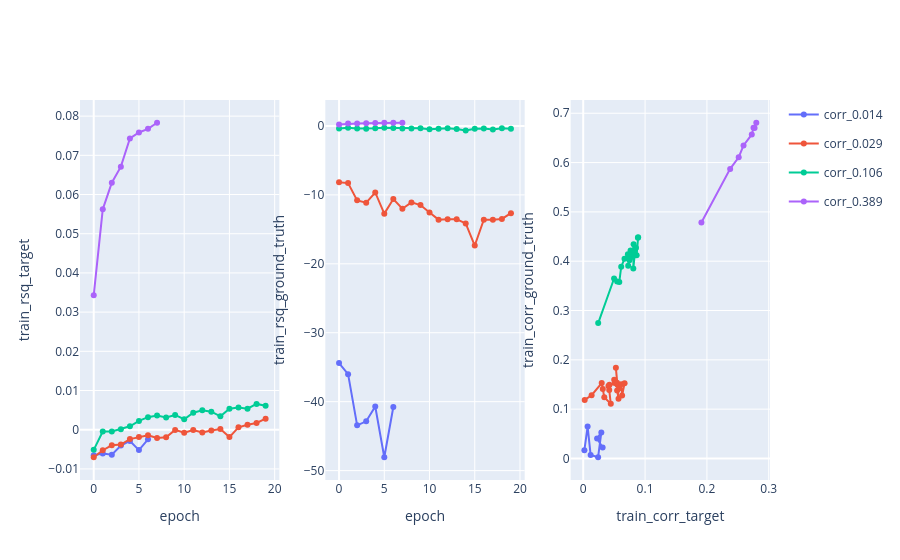

Notebook source saved alongside this figure:
### Markdown cell above
### Best-epoch summaries

One point per study at the epoch that maximizes (for corr) or minimizes (for mse) the y-axis metric.

### Code cell
epoch_axis = pl.col("epoch").alias("epoch")

analysis.xy_plots([
    (
        epoch_axis,
        rsq_expr(split="train", y="target"),
        None,
    ),
    (
        epoch_axis,
        rsq_expr(split="train", y="ground_truth"),
        None,
    ),
    (
        corr_expr(split="train", y="target"),
        corr_expr(split="train", y="ground_truth"),
        None,
    ),
])

### Figure 1 — Plotly figure (JSON) as saved in the notebook; plotly's stock layout.template omitted (floating-point values rounded to 4 significant figures)
{"data": [{"customdata": [[0.014, 0], [0.014, 1], [0.014, 2], [0.014, 3], [0.014, 4], [0.014, 5], [0.014, 6]], "hovertemplate": "epoch: %{x}<br>train_rsq_target: %{y}<br>dataset corr: %{customdata[0]}<br>epoch: %{customdata[1]}<extra>%{fullData.name}</extra>", "legendgroup": "corr_0.014", "line": {"color": "#636EFA"}, "marker": {"color": "#636EFA"}, "mode": "lines+markers", "name": "corr_0.014", "showlegend": true, "type": "scatter", "x": [0, 1, 2, 3, 4, 5, 6], "xaxis": "x", "y": [-0.006511, -0.006043, -0.00636, -0.004028, -0.002867, -0.005194, -0.002445], "yaxis": "y"}, {"customdata": [[0.029, 0], [0.029, 1], [0.029, 2], [0.029, 3], [0.029, 4], [0.029, 5], [0.029, 6], [0.029, 7], [0.029, 8], [0.029, 9], [0.029, 10], [0.029, 11], [0.029, 12], [0.029, 13], [0.029, 14], [0.029, 15], [0.029, 16], [0.029, 17], [0.029, 18], [0.029, 19]], "hovertemplate": "epoch: %{x}<br>train_rsq_target: %{y}<br>dataset corr: %{customdata[0]}<br>epoch: %{customdata[1]}<extra>%{fullData.name}</extra>", "legendgroup": "corr_0.029", "line": {"color": "#EF553B"}, "marker": {"color": "#EF553B"}, "mode": "lines+markers", "name": "corr_0.029", "showlegend": true, "type": "scatter", "x": [0, 1, 2, 3, 4, 5, 6, 7, 8, 9, 10, 11, 12, 13, 14, 15, 16, 17, 18, 19], "xaxis": "x", "y": [-0.007024, -0.005233, -0.003972, -0.003784, -0.002388, -0.001852, -0.001409, -0.002091, -0.001931, -5.053e-05, -0.000774, -5.391e-05, -0.0007162, -0.000207, 0.0001929, -0.001873, 0.0005985, 0.001249, 0.001722, 0.002826], "yaxis": "y"}, {"customdata": [[0.106, 0], [0.106, 1], [0.106, 2], [0.106, 3], [0.106, 4], [0.106, 5], [0.106, 6], [0.106, 7], [0.106, 8], [0.106, 9], [0.106, 10], [0.106, 11], [0.106, 12], [0.106, 13], [0.106, 14], [0.106, 15], [0.106, 16], [0.106, 17], [0.106, 18], [0.106, 19]], "hovertemplate": "epoch: %{x}<br>train_rsq_target: %{y}<br>dataset corr: %{customdata[0]}<br>epoch: %{customdata[1]}<extra>%{fullData.name}</extra>", "legendgroup": "corr_0.106", "line": {"color": "#00CC96"}, "marker": {"color": "#00CC96"}, "mode": "lines+markers", "name": "corr_0.106", "showlegend": true, "type": "scatter", "x": [0, 1, 2, 3, 4, 5, 6, 7, 8, 9, 10, 11, 12, 13, 14, 15, 16, 17, 18, 19], "xaxis": "x", "y": [-0.00514, -0.0004591, -0.0004468, 0.0001125, 0.000863, 0.002254, 0.003201, 0.003612, 0.003122, 0.003767, 0.002677, 0.004342, 0.004943, 0.004589, 0.003409, 0.005362, 0.005686, 0.005379, 0.00658, 0.006119], "yaxis": "y"}, {"customdata": [[0.389, 0], [0.389, 1], [0.389, 2], [0.389, 3], [0.389, 4], [0.389, 5], [0.389, 6], [0.389, 7]], "hovertemplate": "epoch: %{x}<br>train_rsq_target: %{y}<br>dataset corr: %{customdata[0]}<br>epoch: %{customdata[1]}<extra>%{fullData.name}</extra>", "legendgroup": "corr_0.389", "line": {"color": "#AB63FA"}, "marker": {"color": "#AB63FA"}, "mode": "lines+markers", "name": "corr_0.389", "showlegend": true, "type": "scatter", "x": [0, 1, 2, 3, 4, 5, 6, 7], "xaxis": "x", "y": [0.03429, 0.05622, 0.06302, 0.06711, 0.07429, 0.07583, 0.07675, 0.07831], "yaxis": "y"}, {"customdata": [[0.014, 0], [0.014, 1], [0.014, 2], [0.014, 3], [0.014, 4], [0.014, 5], [0.014, 6]], "hovertemplate": "epoch: %{x}<br>train_rsq_ground_truth: %{y}<br>dataset corr: %{customdata[0]}<br>epoch: %{customdata[1]}<extra>%{fullData.name}</extra>", "legendgroup": "corr_0.014", "line": {"color": "#636EFA"}, "marker": {"color": "#636EFA"}, "mode": "lines+markers", "name": "corr_0.014", "showlegend": false, "type": "scatter", "x": [0, 1, 2, 3, 4, 5, 6], "xaxis": "x2", "y": [-34.4, -36.01, -43.44, -42.85, -40.7, -48.06, -40.77], "yaxis": "y2"}, {"customdata": [[0.029, 0], [0.029, 1], [0.029, 2], [0.029, 3], [0.029, 4], [0.029, 5], [0.029, 6], [0.029, 7], [0.029, 8], [0.029, 9], [0.029, 10], [0.029, 11], [0.029, 12], [0.029, 13], [0.029, 14], [0.029, 15], [0.029, 16], [0.029, 17], [0.029, 18], [0.029, 19]], "hovertemplate": "epoch: %{x}<br>train_rsq_ground_truth: %{y}<br>dataset corr: %{customdata[0]}<br>epoch: %{customdata[1]}<extra>%{fullData.name}</extra>", "legendgroup": "corr_0.029", "line": {"color": "#EF553B"}, "marker": {"color": "#EF553B"}, "mode": "lines+markers", "name": "corr_0.029", "showlegend": false, "type": "scatter", "x": [0, 1, 2, 3, 4, 5, 6, 7, 8, 9, 10, 11, 12, 13, 14, 15, 16, 17, 18, 19], "xaxis": "x2", "y": [-8.161, -8.29, -10.8, -11.14, -9.653, -12.72, -10.61, -12.01, -11.1, -11.48, -12.57, -13.59, -13.54, -13.55, -14.14, -17.35, -13.59, -13.61, -13.49, -12.65], "yaxis": "y2"}, {"customdata": [[0.106, 0], [0.106, 1], [0.106, 2], [0.106, 3], [0.106, 4], [0.106, 5], [0.106, 6], [0.106, 7], [0.106, 8], [0.106, 9], [0.106, 10], [0.106, 11], [0.106, 12], [0.106, 13], [0.106, 14], [0.106, 15], [0.106, 16], [0.106, 17], [0.106, 18], [0.106, 19]], "hovertemplate": "epoch: %{x}<br>train_rsq_ground_truth: %{y}<br>dataset corr: %{customdata[0]}<br>epoch: %{customdata[1]}<extra>%{fullData.name}</extra>", "legendgroup": "corr_0.106", "line": {"color": "#00CC96"}, "marker": {"color": "#00CC96"}, "mode": "lines+markers", "name": "corr_0.106", "showlegend": false, "type": "scatter", "x": [0, 1, 2, 3, 4, 5, 6, 7, 8, 9, 10, 11, 12, 13, 14, 15, 16, 17, 18, 19], "xaxis": "x2", "y": [-0.3675, -0.2465, -0.3766, -0.4059, -0.3349, -0.2794, -0.3025, -0.3585, -0.3837, -0.3544, -0.489, -0.422, -0.331, -0.4354, -0.6714, -0.3981, -0.379, -0.5197, -0.3281, -0.3977], "yaxis": "y2"}, {"customdata": [[0.389, 0], [0.389, 1], [0.389, 2], [0.389, 3], [0.389, 4], [0.389, 5], [0.389, 6], [0.389, 7]], "hovertemplate": "epoch: %{x}<br>train_rsq_ground_truth: %{y}<br>dataset corr: %{customdata[0]}<br>epoch: %{customdata[1]}<extra>%{fullData.name}</extra>", "legendgroup": "corr_0.389", "line": {"color": "#AB63FA"}, "marker": {"color": "#AB63FA"}, "mode": "lines+markers", "name": "corr_0.389", "showlegend": false, "type": "scatter", "x": [0, 1, 2, 3, 4, 5, 6, 7], "xaxis": "x2", "y": [0.2099, 0.3405, 0.3675, 0.3995, 0.4299, 0.4488, 0.4454, 0.4614], "yaxis": "y2"}, {"customdata": [[0.014, 0], [0.014, 1], [0.014, 2], [0.014, 3], [0.014, 4], [0.014, 5], [0.014, 6]], "hovertemplate": "train_corr_target: %{x}<br>train_corr_ground_truth: %{y}<br>dataset corr: %{customdata[0]}<br>epoch: %{customdata[1]}<extra>%{fullData.name}</extra>", "legendgroup": "corr_0.014", "line": {"color": "#636EFA"}, "marker": {"color": "#636EFA"}, "mode": "lines+markers", "name": "corr_0.014", "showlegend": false, "type": "scatter", "x": [0.001882, 0.007115, 0.012, 0.02406, 0.0293, 0.02243, 0.0314], "xaxis": "x3", "y": [0.0168, 0.06467, 0.007114, 0.002505, 0.05285, 0.04038, 0.02214], "yaxis": "y3"}, {"customdata": [[0.029, 0], [0.029, 1], [0.029, 2], [0.029, 3], [0.029, 4], [0.029, 5], [0.029, 6], [0.029, 7], [0.029, 8], [0.029, 9], [0.029, 10], [0.029, 11], [0.029, 12], [0.029, 13], [0.029, 14], [0.029, 15], [0.029, 16], [0.029, 17], [0.029, 18], [0.029, 19]], "hovertemplate": "train_corr_target: %{x}<br>train_corr_ground_truth: %{y}<br>dataset corr: %{customdata[0]}<br>epoch: %{customdata[1]}<extra>%{fullData.name}</extra>", "legendgroup": "corr_0.029", "line": {"color": "#EF553B"}, "marker": {"color": "#EF553B"}, "mode": "lines+markers", "name": "corr_0.029", "showlegend": false, "type": "scatter", "x": [0.002386, 0.01357, 0.02991, 0.03164, 0.03406, 0.04458, 0.04206, 0.0424, 0.04082, 0.05107, 0.05009, 0.05535, 0.05281, 0.05462, 0.05707, 0.05482, 0.05818, 0.06125, 0.06287, 0.06689], "xaxis": "x3", "y": [0.1188, 0.1283, 0.1528, 0.1408, 0.1242, 0.1108, 0.1391, 0.1497, 0.1467, 0.1529, 0.1594, 0.1496, 0.1839, 0.1535, 0.1209, 0.138, 0.1425, 0.1506, 0.1278, 0.1528], "yaxis": "y3"}, {"customdata": [[0.106, 0], [0.106, 1], [0.106, 2], [0.106, 3], [0.106, 4], [0.106, 5], [0.106, 6], [0.106, 7], [0.106, 8], [0.106, 9], [0.106, 10], [0.106, 11], [0.106, 12], [0.106, 13], [0.106, 14], [0.106, 15], [0.106, 16], [0.106, 17], [0.106, 18], [0.106, 19]], "hovertemplate": "train_corr_target: %{x}<br>train_corr_ground_truth: %{y}<br>dataset corr: %{customdata[0]}<br>epoch: %{customdata[1]}<extra>%{fullData.name}</extra>", "legendgroup": "corr_0.106", "line": {"color": "#00CC96"}, "marker": {"color": "#00CC96"}, "mode": "lines+markers", "name": "corr_0.106", "showlegend": false, "type": "scatter", "x": [0.0242, 0.04991, 0.05485, 0.05832, 0.06144, 0.06678, 0.07224, 0.07479, 0.07274, 0.07656, 0.07474, 0.07988, 0.08148, 0.08144, 0.081, 0.08432, 0.08524, 0.08638, 0.0888, 0.08843], "xaxis": "x3", "y": [0.2746, 0.3649, 0.3588, 0.3579, 0.389, 0.4049, 0.4143, 0.402, 0.3908, 0.4218, 0.4039, 0.4092, 0.4342, 0.4135, 0.3854, 0.4259, 0.4273, 0.4122, 0.4486, 0.4475], "yaxis": "y3"}, {"customdata": [[0.389, 0], [0.389, 1], [0.389, 2], [0.389, 3], [0.389, 4], [0.389, 5], [0.389, 6], [0.389, 7]], "hovertemplate": "train_corr_target: %{x}<br>train_corr_ground_truth: %{y}<br>dataset corr: %{customdata[0]}<br>epoch: %{customdata[1]}<extra>%{fullData.name}</extra>", "legendgroup": "corr_0.389", "line": {"color": "#AB63FA"}, "marker": {"color": "#AB63FA"}, "mode": "lines+markers", "name": "corr_0.389", "showlegend": false, "type": "scatter", "x": [0.1911, 0.2376, 0.2514, 0.2592, 0.2726, 0.2754, 0.2771, 0.2798], "xaxis": "x3", "y": [0.4784, 0.5872, 0.6108, 0.6348, 0.657, 0.6708, 0.6699, 0.6807], "yaxis": "y3"}], "layout": {"xaxis": {"anchor": "y", "domain": [0, 0.2889], "title": {"text": "epoch"}}, "xaxis2": {"anchor": "y2", "domain": [0.3556, 0.6444], "title": {"text": "epoch"}}, "xaxis3": {"anchor": "y3", "domain": [0.7111, 1], "title": {"text": "train_corr_target"}}, "yaxis": {"anchor": "x", "domain": [0, 1], "title": {"text": "train_rsq_target"}}, "yaxis2": {"anchor": "x2", "domain": [0, 1], "title": {"text": "train_rsq_ground_truth"}}, "yaxis3": {"anchor": "x3", "domain": [0, 1], "title": {"text": "train_corr_ground_truth"}}}}
